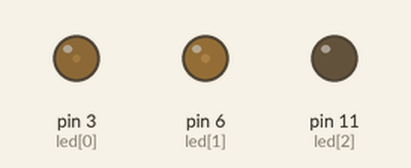
This sketch was run on a simulated Arduino Uno, built with avr-gcc and run on an emulated ATmega328P. Parts: output pins drawn as LEDs (lit = HIGH).

Above: at 0.2 s.
At 17.7 s:
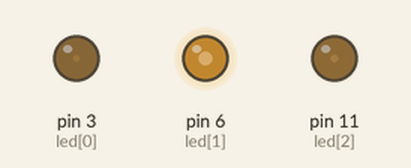
At 30.2 s:
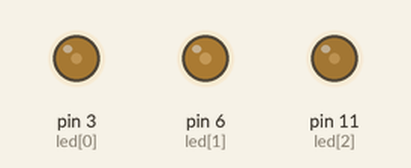
At 37.7 s:
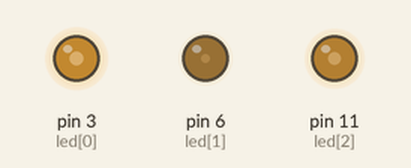
Timing chart, 0 to 39.2 s (numbered marks = the images above):
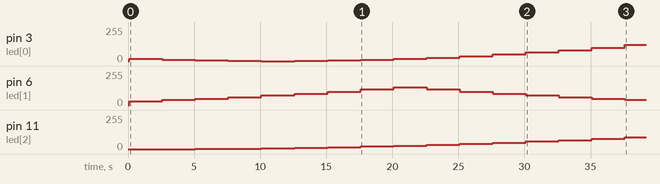

The sketch:

RGB_LED_Programmer.ino
```cpp
// Visual Micro is in vMicro>General>Tutorial Mode
//
/*
	Name:       RGB_LED_Programmer.ino
	Created:	25/05/2019 08:47:26
	Author:     MERCEDES10\ralph
	Multi function RGB LED controller
	This can directly drive one LED per 3 channel via resistor of 100 ohms - 2.2k ohms 1/4 watt
	The analogWrite() function uses PWM, so if you want to change the pin you're
	using, be sure to use another PWM capable pin. On most Arduino, the PWM pins
	are identified with a "~" sign, like ~3, ~5, ~6, ~9, ~10 and ~11.
	These pins can also function as Digital write pins too.
  */

// let's set some variables to be used in all the functions (Global Variables)
const int led[] = { 3, 6, 11 };   // an Array to store the ~ PWM outout pins the LED is attached to
const int numLeds = 3;   // the number of LEDs
int incTime = 2500;

// used by analogFader
int brightness[] = { 4, 7, 0 }; // start the LEDs off at 1/3 of cycle
int fadeAmount[] = { -1, 1, 1 };
float adjustLevel[] = { 1.0, 0.6, 0.4 }; // alternative weighted values for my LEDs, try experimenting with these
int maxLevel[] = {15, 15, 15}; // comment if using values above

// The setup() function runs once each time the micro-controller starts
void setup()
{
	// this reset will ensure that the LEDs will start off unlit, or use for calibrating
	int i = 0;
	do {
		pinMode(led[i], OUTPUT);
		// analogWrite(led[i], 255  * adjustLevel[i]); used for calibrating the white hue
		analogWrite(led[i], 0); // use this line when not calibrating
		i++;
	} while (i < numLeds);
	delay(100);// use this line when not calibrating
	// delay(5000);// use this for calibrating white hue
	Serial.println("reset ran!");
}

// the main program loop routine runs over and over again forever
void loop() {
	// here we will select which effect(s) to apply
	analogFader();
	// digitalSequencer();
}

// analog fader, rather than just on/off, let's vary the brightness of each LED to get a pleasing fade effect
void analogFader()
{
	// slide the fade across the leds
	// set each LEDs brightness
	int n = 0;

	do {
		// send the values to the LEDs, brightness squared makes it appear linear to our eyes
		analogWrite(led[n], brightness[n] * brightness[n] * adjustLevel[n]);

		// incrememt or decrement the values
		brightness[n] = brightness[n] + fadeAmount[n];

		// if values max out, reverse the increment/decrement
		if (brightness[n] >= maxLevel[n]) {
			fadeAmount[n] = -fadeAmount[n];
			//brightness[n] = maxLevel[n];
		}
		else if (brightness[n] <= 0) {
			fadeAmount[n] = -fadeAmount[n];
			//brightness[n] = 0;
		}

		// move to the next LED
		n++;
	}
	// loop around until all LEDs updated
	while (n < numLeds);

	// debugging
	Serial.print("LED0 ");
	Serial.print(brightness[0]);
	Serial.print(" LED1 ");
	Serial.print(brightness[1]);
	Serial.print(" LED2 ");
	Serial.println(brightness[2]);


	// have a little sleep
	delay(incTime);
}

// digital sequencer
void digitalSequencer()
{
	// slide the fade across the leds by rewriting, have a delay after each step
	// set each LEDs status to LOW or HIGH in CAPITALS

	digitalWrite(led[0], HIGH);//red
	digitalWrite(led[1], LOW);
	digitalWrite(led[2], LOW);
	delay(incTime);
	Serial.println("sequencer0");

	digitalWrite(led[0], HIGH);//yellow (red + green)
	digitalWrite(led[1], HIGH);
	digitalWrite(led[2], LOW);
	delay(incTime);
	Serial.println("sequencer1");

	digitalWrite(led[0], LOW);
	digitalWrite(led[1], HIGH);//green
	digitalWrite(led[2], LOW);
	delay(incTime);
	Serial.println("sequencer2");

	digitalWrite(led[0], LOW);
	digitalWrite(led[1], HIGH);//cyan (green + blue)
	digitalWrite(led[2], HIGH);
	delay(incTime);
	Serial.println("sequencer3");

	digitalWrite(led[0], LOW);
	digitalWrite(led[1], LOW);
	digitalWrite(led[2], HIGH);//blue
	delay(incTime);
	Serial.println("sequencer4");

	digitalWrite(led[0], HIGH);// purple (red + blue)
	digitalWrite(led[1], LOW);
	digitalWrite(led[2], HIGH);
	delay(incTime);
	Serial.println("sequencer5");

	digitalWrite(led[0], HIGH);// white (red + green + blue)
	digitalWrite(led[1], HIGH);
	digitalWrite(led[2], HIGH);
	delay(incTime);
	Serial.println("sequencer6");
}
```

Measured:
- by itself, pin 3 (led[0]): 0/255 → 16/255 at 0.10 s, → 9/255 2.5 s later, → 4/255 2.5 s later, → 1/255 2.5 s later, … (16 changes in this stretch)
- by itself, pin 6 (led[1]): rises from 0/255 to 135/255 in 20.0 s, then falls to 38/255 in 17.5 s
- by itself, pin 11 (led[2]): moves from 0/255 to 90/255 over 32.5 s
